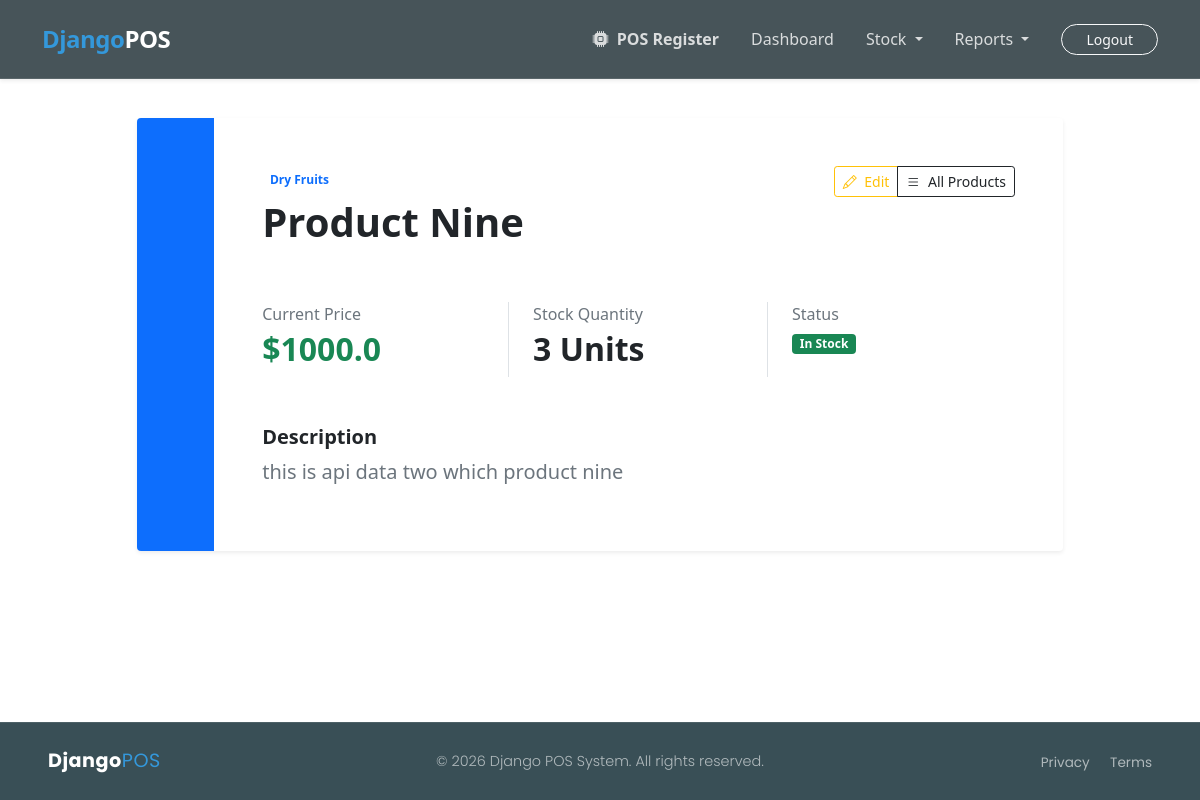
Screenshot of /app-pos/product/detail/10/ (signed in) with the database file from the repository.
### app_pos/models.py (models this page shows, shortened)
class Product(models.Model):
    product_title = models.CharField(max_length=200, null=False, blank=False)
    product_category = models.ForeignKey(Category, on_delete=models.CASCADE,
                                          null=False, blank=False)
    product_price = models.FloatField(null=False, blank=False)
    product_description = models.TextField(null=True, blank=True)
    product_quantity = models.IntegerField(null=False, blank=False, default=0)
    cost_price = models.FloatField(null=False, blank=False, default=0.0)
    is_active = models.BooleanField(default=True)
    created_at = models.DateTimeField(default=timezone.now())

class Category(models.Model):
    category_name = models.CharField(max_length=100, null=False, blank=False)
    category_description = models.TextField(null=True, blank=True)
    is_active = models.BooleanField(default=True)
    created_at = models.DateTimeField(default=timezone.now())
    def __str__(self):
        return self.category_name

### app_pos/views.py (the view)
# urls.py: path('product/detail/<int:pk>/', product_detail, name="product.detail"),
@login_required(login_url="login")
def product_detail(request, pk):
    data = Product.objects.get(id=pk)
    context = {"title": "Product Details", "data": data}
    return render(request, "product_detail.html", context)

### app_pos/templates/product_detail.html (shortened to what this page needs)
{% extends 'base.html' %}
{% block body_content %}
<section class="container py-5">
    <div class="row justify-content-center">
        <div class="col-lg-10">
            <div class="card border-0 shadow-sm overflow-hidden">
                <div class="row g-0">
                    <div class="col-md-1 bg-primary d-none d-md-block"></div>
                    <div class="col-md-11 p-5">
                        <div class="d-flex justify-content-between align-items-start mb-4">
                            <div>
                                <span class="badge bg-primary-soft text-primary rounded-pill mb-2">{{ data.product_category }}</span>
                                <h1 class="fw-bold">{{ data.product_title }}</h1>
                            </div>
                            <div class="btn-group">
                                <a href="{% url 'product.edit' pk=data.id %}" class="btn btn-outline-warning btn-sm"><i class="bi bi-pencil me-1"></i> Edit</a>
                                <a href="{% url 'product.list' %}" class="btn btn-outline-dark btn-sm"><i class="bi bi-list me-1"></i> All Products</a>
                            </div>
                        </div>
                        <div class="row mt-5">
                            <div class="col-md-4 border-end">
                                <p class="text-muted mb-1">Current Price</p>
                                <h2 class="text-success fw-bold">${{ data.product_price }}</h2>
                            </div>
                            <div class="col-md-4 border-end ps-md-4">
                                <p class="text-muted mb-1">Stock Quantity</p>
                                <h2 class="fw-bold">{{ data.product_quantity }} Units</h2>
                            </div>
                            <div class="col-md-4 ps-md-4">
                                <p class="text-muted mb-1">Status</p>
                                {% if data.product_quantity > 0 %}
                                <span class="badge bg-success">In Stock</span>
                                {% else %}
                                <span class="badge bg-danger">Out of Stock</span>
                                {% endif %}
                            </div>
                        </div>
                        <div class="mt-5">
                            <h5 class="fw-bold">Description</h5>
                            <p class="text-muted lead">{{ data.product_description|default:"No description provided." }}</p>
                        </div>
                    </div>
                </div>
            </div>
        </div>
    </div>
</section>
{% endblock %}

### static/css/root.css (style rules this page uses)
* { margin: 0; padding: 0; box-sizing: border-box; }
:root { --primary-color-light: #91ADB6; --primary-color-mid: #628693; --primary-color-dark: #394F56; --secondary-color-dark: #080B0C; --secondary-color-light: #D9E2E4; --primary-font: 'Poppins'; --primary-background-color: #f4f4f4; --secondary-background-color: #d3d3d3; }
body { display: flex; flex-direction: column; min-height: 100vh; padding-top: 70px; }
html, body { height: 100%; margin: 0; }

### rows the page displays
Product: product_category "Dry Fruits", product_title "Product Nine", product_price "1000.0", product_quantity "3", product_description "this is api data two which product nine"
